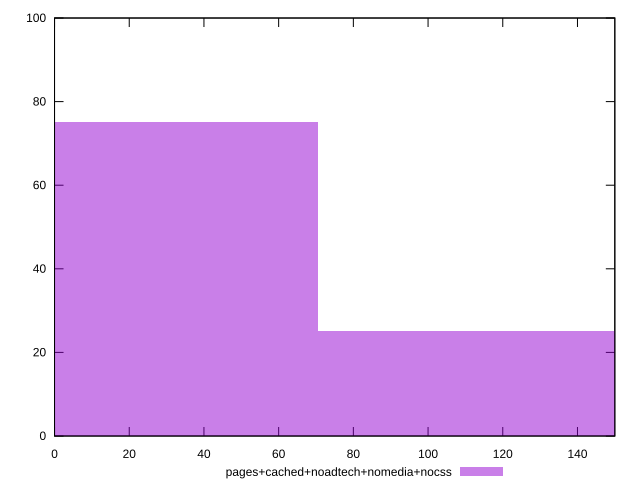

gnuplot code for this plot:
reset

$pagesCachedNoadtechNomediaNocss <<EOF
0 75
140.8544022722216 25
EOF

set key outside below
set boxwidth 140.8544022722216
set xrange [0:150]
set yrange [0:100]
set trange [0:100]
set style fill transparent solid 0.5 noborder
set terminal svg size 640, 490 enhanced background rgb 'white'
set output "report_00009_2021-02-08T22-37-41.559Z/uses-webp-images/comparison/histogram/4_vs_5.svg"

plot $pagesCachedNoadtechNomediaNocss title "pages+cached+noadtech+nomedia+nocss" with boxes

reset
